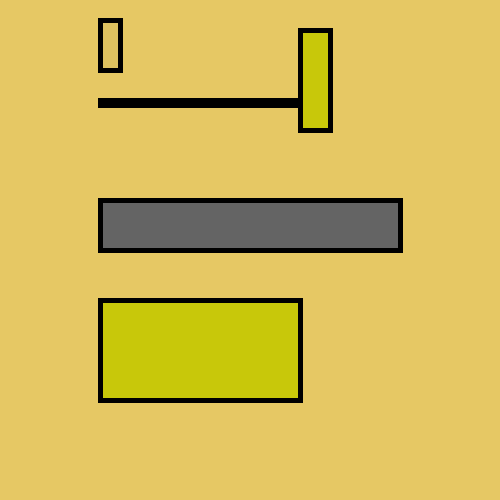
Frame 1 (no input)
Frame 60 (the mouse pressed at the canvas centre just before this capture): identical to frame 1, image omitted
Frame 120 (the mouse held since frame 60 and released just before this capture): identical to frame 1, image omitted

The Processing sketch that drew this single still picture (run headless with seeded random() and noise(); from frame 60 on, the mouse is pressed at the canvas centre):

// Processing sketch: processing_70919
// ── processing_70919.pde

void setup(){
  size(500,500);
}
void draw(){
  background(230,200,100);
  
  //strokeWeight(1);
  //line(200,100,300,400);
  
  strokeWeight(5);
  fill(100);
  rect(100,200,300,50);
  
  fill(255);
  //ellipse(0,500,100,100);
  
  //second rectangle
  fill(0,0,255,10);
  rect(100,100,200,5);
  
  fill(0,20,10,10);
  rect(100,20,20,50);
  
  //top rectangle
  fill(200,200,10);
  rect(300,30,30,100);
  
  fill(200,200,10);
  rect(100,300,200,100);
  
}
